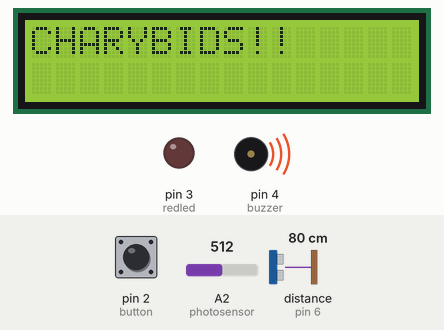
Bench run of a sketch on a simulated Arduino Uno, built with avr-gcc and run on an emulated ATmega328P. Parts: 16×2 character LCD, output pins drawn as LEDs (lit = HIGH), buzzer (waves = sounding, pin HIGH). Wiring (inferred from the names in the program): ultrasonic range finder: trigger pin 5; echo pin 6. The inputs (shaded band) are chosen by the test bench; at power-on: A2 (photosensor) = 512, pin 2 (button) HIGH, distance to the obstacle (sensor on pin 6) 80 cm. The echo pulse lasts 58.3 µs per cm; pins used as bus, display or sensor lines are not drawn.

Above: at 1.2 s.
1.3 s: A2 (photosensor) set to 495
2.8 s: A2 (photosensor) set to 465
At 3.5 s:
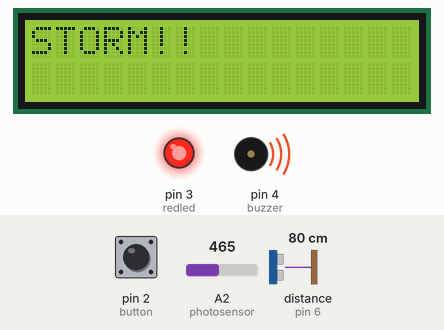
4.3 s: pin 2 (button) pulled LOW for 0.15 s
At 5.2 s:
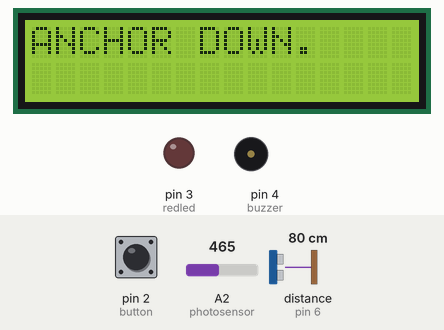
5.9 s: pin 2 (button) pulled LOW for 1 s
At 5.91 s:
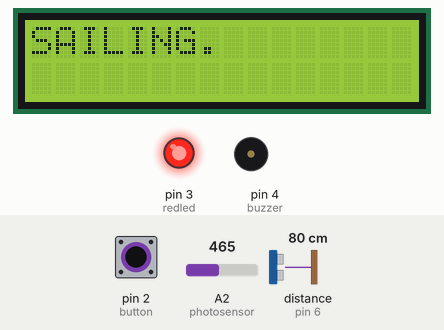
9.9 s: pin 2 (button) pulled LOW for 3.2 s
At 9.91 s:
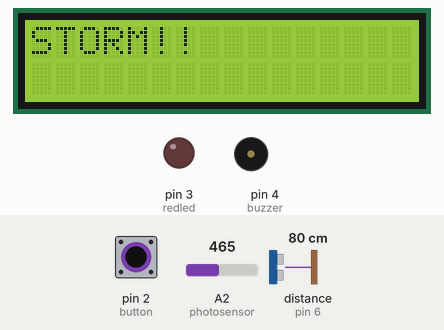
14.6 s: pin 2 (button) pulled LOW for 0.15 s
At 20.1 s:
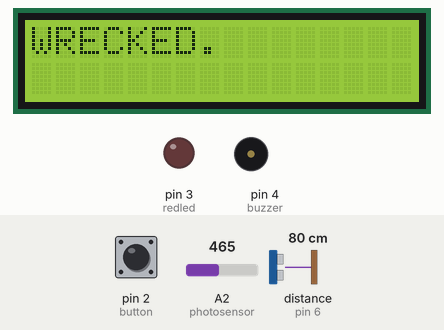
Timing chart, 0 to 21.1 s (numbered marks = the images above; inputs shaded):
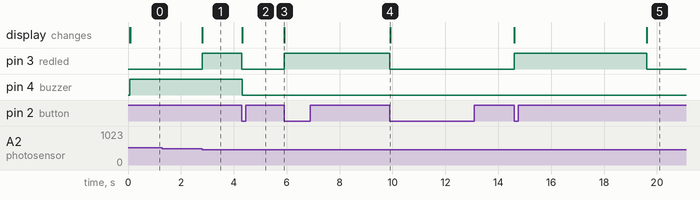

Measured:
- the behaviour switches between 480 and 479 on A2 (photosensor) (found by bisection; images 0 and 1)
- after the input at 1.3 s, every drawn part: stays the same
- after the input at 2.8 s, pin 3 (redled): LOW → HIGH at once; the display: changes at once (image 1)
- after the input at 4.3 s, pin 3 (redled), pin 4 (buzzer): HIGH → LOW at once; the display: first changes at once (image 2 shows a later state)
- after the input at 5.9 s, pin 3 (redled): LOW → HIGH at once; the display: changes at once (image 3)
- after the input at 9.9 s, pin 3 (redled): HIGH → LOW after 0.00 s instead of 1.0 s
- after the input at 14.6 s, pin 3 (redled): LOW → HIGH at once, → LOW 5.0 s later; the display: first changes at once (image 5 shows a later state)

The sketch:

SEDS_task2_Avionics_code.ino
```cpp
#include <LiquidCrystal.h>
int buttonoldval=1, buttonnewval , button=2,redled=3,buzzer=4,photosensor=A2,voltagevalue,trig=5,echo=6,RS=7,E=8,DB4=9,DB5=10;
int DB6=11,DB7=12,dt=50,anchor=0,count=0,storm=0,charybids=0,timetaken,dt1=10,sailing=1,wrecked=0;
long timer1=0,timer2=0,speedofsound=34300;
long conversionfactor=2000000;
float actualvoltage,distance;
LiquidCrystal lcd(RS,E,DB4,DB5,DB6,DB7);
void setup() {
   Serial.begin(9600);
  pinMode(button,INPUT);
  digitalWrite(button,HIGH);
  pinMode(redled,OUTPUT);
  pinMode(buzzer,OUTPUT);
  pinMode(photosensor, INPUT);
  pinMode(trig,OUTPUT);
  pinMode(echo,INPUT);
  lcd.begin(16,2);
}

void loop() {
  digitalWrite(trig,LOW);              //code for HC-SR04 sensor
  delayMicroseconds(dt1);
  digitalWrite(trig,HIGH);
    delayMicroseconds(dt1);
    digitalWrite(trig, LOW);
    timetaken=pulseIn(echo,HIGH);       //it measures the time it takes for the ultra sonic wave to leave the sensor and return back, so we need to divide by 2 to measure the distance.
    distance=(speedofsound*timetaken)/conversionfactor;
buttonnewval=digitalRead(button);
if(buttonnewval==0 && buttonoldval==1 && sailing==1 && wrecked==0)      //we need to make sure that it doesnt work when the ship is already down so i used wrecked==0, that is ship is down
{
  anchor=1;       //means the anchor is down
  sailing=0;       // this sells that ship is sailing
}
else if(buttonnewval==0 && buttonoldval==1 && sailing==0 && wrecked==0)  //for ships to sail once the anchor is up
{
  anchor=0;               //saves the state of the ship
  sailing=1;
}
buttonoldval=buttonnewval;        //so that we could avoid multiple inputs
if(wrecked==1 && anchor==0 && sailing==0)
{
  lcd.setCursor(0,0);
  lcd.print("WRECKED.        ");
}

else if(wrecked==0 && storm==1)
{
  lcd.setCursor(0,0);
  lcd.print("STORM!!        ");
}
else if(wrecked==0 && charybids==1)
{
  lcd.setCursor(0,0);
  lcd.print("CHARYBIDS!!         ");
}
else if(anchor==1 && sailing==0 && wrecked==0 )
{
    lcd.setCursor(0,0);
  lcd.print("ANCHOR DOWN.      ");

}
 else if(sailing==1 && anchor==0 && wrecked==0)
{
    lcd.setCursor(0,0);
  lcd.print("SAILING.         ");
}
voltagevalue=analogRead(photosensor);
if(voltagevalue <=479 && anchor==0)  //my photosensor went from 28 to 958, so i took 479 as middle ground ,, then if anchor is down no need to enter here
{
  if(storm==0)
  {
    timer1=millis();   //millis always run from the start, so i need to timer1=millis only when the storm starts , so i used this if statement otherwise it would have entered this if statement
     //multiple times ,and timer will always be equal to the millis , so later on i can not use it to find whether the time is greater than 5 sec or less
  }
  storm=1;

}
else if(distance<=100 && anchor==0)
{
  if(charybids==0)
  {
     timer2=millis();
  }
  charybids=1;
}

if(storm==1 && wrecked==0)
{
  digitalWrite(redled,HIGH);
  if(anchor==0 && millis()-timer1<=5000 && voltagevalue >479)     //condition if storm goes within 5s, so i used voltage more than the threshold i.e half of maximum
  {
  storm=0;
sailing=1;
wrecked=0;
digitalWrite(redled,LOW);
}
else if(anchor==0 && millis()-timer1 > 5000 )    //if timer goes for more than 5 secs the ship is wrecked
{
  sailing=0;
  wrecked=1;
  storm=0;
  digitalWrite(redled,LOW);
}
else if(anchor==1 && millis()-timer1 <=5000)    //for ship to be safe withing 5 secs
{
  sailing=0;
  wrecked=0;
  storm=0;
  digitalWrite(redled,LOW);
}

}
else if(charybids==1 && wrecked==0)   //Conditon for the charybids
{
digitalWrite(buzzer,HIGH);

  if(anchor==1 && millis()-timer2<=5000)
  {
    charybids=0;
    sailing=0;
    wrecked=0;
    digitalWrite(buzzer,LOW);

  }
  else if(anchor==0 && millis()-timer2<=5000 && distance >100)
  {
    charybids=0;
    sailing=1;
    wrecked=0;
    digitalWrite(buzzer,LOW);
  }
  else if( anchor==0 && millis()-timer2 >5000)
  {
    sailing=0;
    wrecked=1;
    charybids=0;
    digitalWrite(buzzer, LOW);
  }
}


}
```
